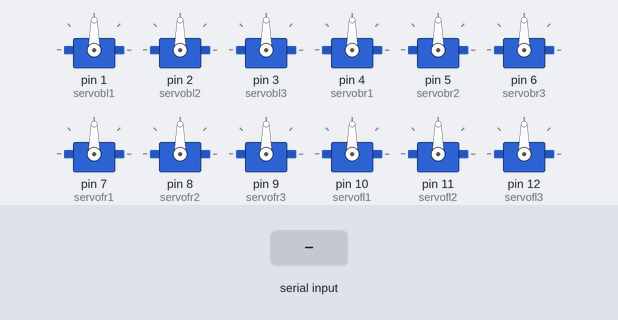
This sketch was run on a simulated Arduino Uno, built with avr-gcc and run on an emulated ATmega328P. Parts: 12 × servo. The inputs (shaded band) are chosen by the test bench.

Above: at 1.2 s.
1.3 s: "x" received over Serial
At 2.5 s:
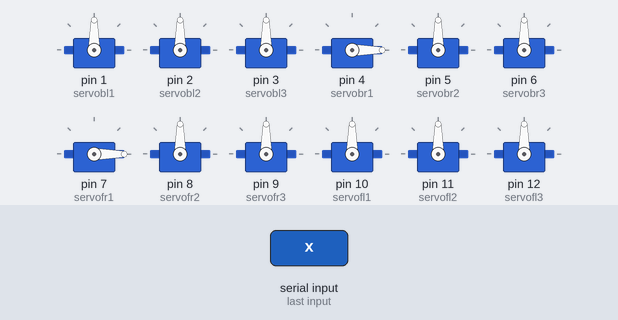
2.8 s: "y" received over Serial
At 3.6 s:
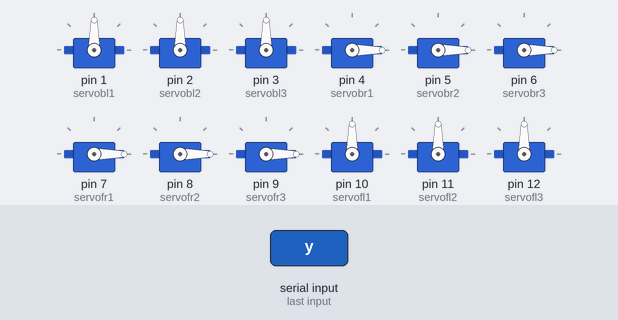
4.3 s: "z" received over Serial
At 4.8 s:
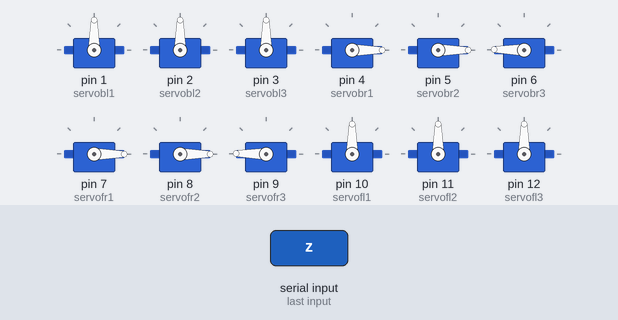
Timing chart, 0 to 7.3 s (numbered marks = the images above; inputs shaded):
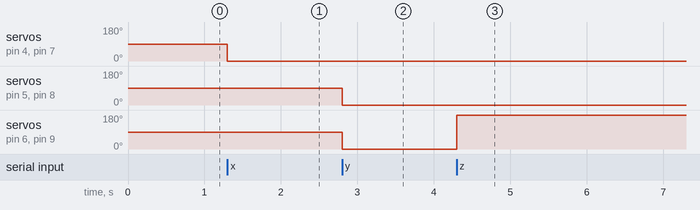

Measured:
- after the input at 1.3 s, servo on pin 4 (servobr1), servo on pin 7 (servofr1): 90° → 0° at once
- after the input at 2.8 s, servo on pin 5 (servobr2), servo on pin 6 (servobr3), servo on pin 8 (servofr2), servo on pin 9 (servofr3): 90° → 0° at once
- after the input at 4.3 s, servo on pin 6 (servobr3), servo on pin 9 (servofr3): 0° → 179° at once

The sketch:

cheetah1.ino
```cpp
#include<Servo.h>

Servo servobl1;
Servo servobl2;
Servo servobl3;

Servo servobr1;
Servo servobr2;
Servo servobr3;

Servo servofr1;
Servo servofr2;
Servo servofr3;

Servo servofl1;
Servo servofl2;
Servo servofl3;

int axis = 0;
double a = 1;
double b = 2;
double c = 3;
double d = 4;
double e = 5;
double tx, ty1, ty2, tz1, tz2;
void setup() {
  // put your setup code here, to run once:
  servobl1.attach(1);
  servobl2.attach(2);
  servobl3.attach(3);
  servobr1.attach(4);
  servobr2.attach(5);
  servobr3.attach(6);

  servofr1.attach(7);
  servofr2.attach(8);
  servofr3.attach(9);
  servofl1.attach(10);
  servofl2.attach(11);
  servofl3.attach(12);

  Serial.begin(9600);
}

void loop() {
  // put your main code here, to run repeatedly:
  if(Serial.available()>0){
    axis = Serial.read();
  }
  switch(axis){
    case 'x':
    tx = xcalcs(e, d);
    xmove(tx);
    break;
    case 'y':
    ty1, ty2 = ycalcs(a, b, c, d);
    ymove(ty1, ty2);
    break;
    case 'z':
    tz1, tz2 = zcalcs(a, b, c);
    zmove(tz1, tz2);
    break;
  }

}

double xcalcs(double e, double d){
  double t = atan(e/d);
  double t1 = (t*71)/4068;
  return t1;
}
double ycalcs(double a,  double b, double c, double d){
  double t1, t2;
  double t = atan(d/c);
  double l = d/sin(t);
  t1, t2 = zcalcs(a, b, l);
  return t1, t2;
}
double zcalcs(double a, double b, double c){
  double g = (sq(a)+sq(c)-sq(b))/(2*a*c);
  double T1 = acos(g);
  double t1 = (T1*71)/4068;
  double g1 = (sq(a)+sq(b)-sq(c))/(2*a*b);
  double T2 = acos(g1);
  double t2 = (T2*71)/4068;
  double t3 = 180 - t2;
  return t1, t3;

}

void xmove(double t1){
  servobr1.write(t1);
  servofr1.write(t1);
}

void ymove(double t1, double t2){
  servofr2.write(t1);
  servofr3.write(t2);
  servobr2.write(t1);
  servobr3.write(t2);
}

void zmove(double t1, double t2){
  servofr2.write(t1);
  servofr3.write(t2);
  servobr2.write(t1);
  servobr3.write(t2);
}
```
